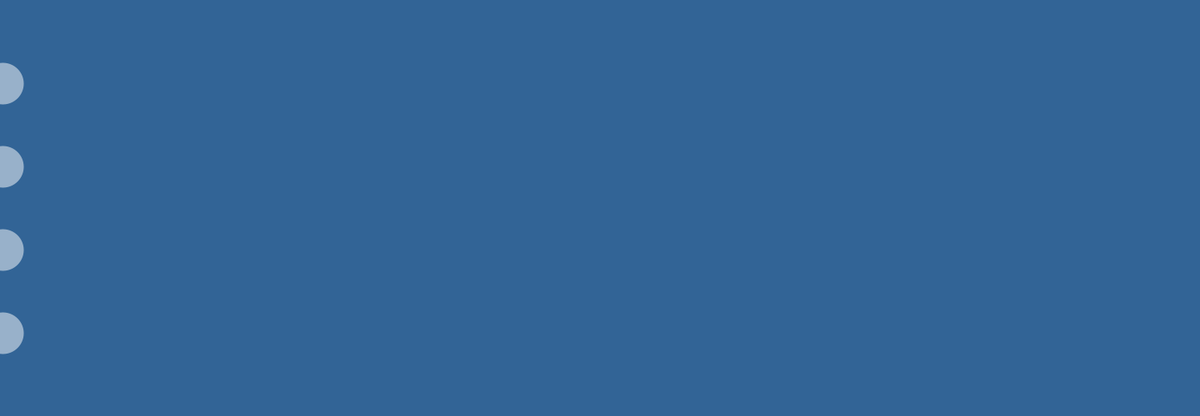
Frame 1 (no input)
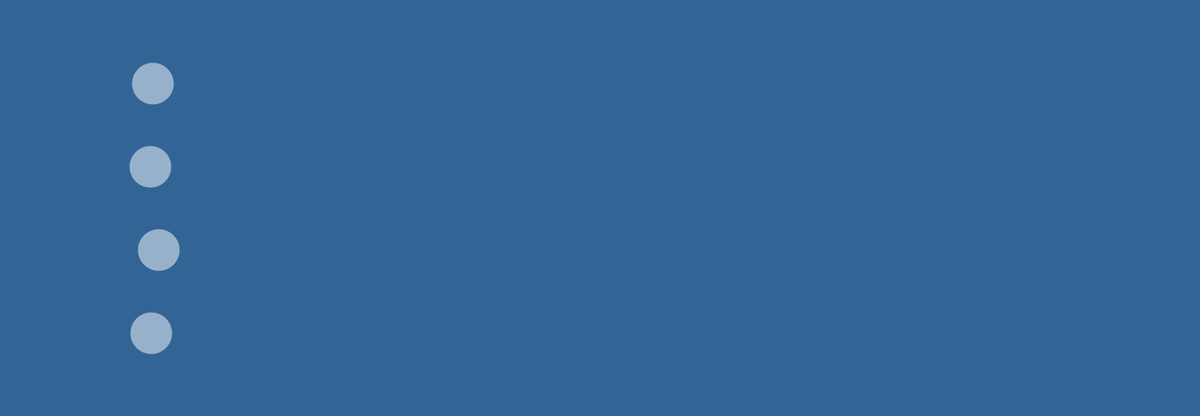
Frame 60 (the mouse pressed at the canvas centre just before this capture)
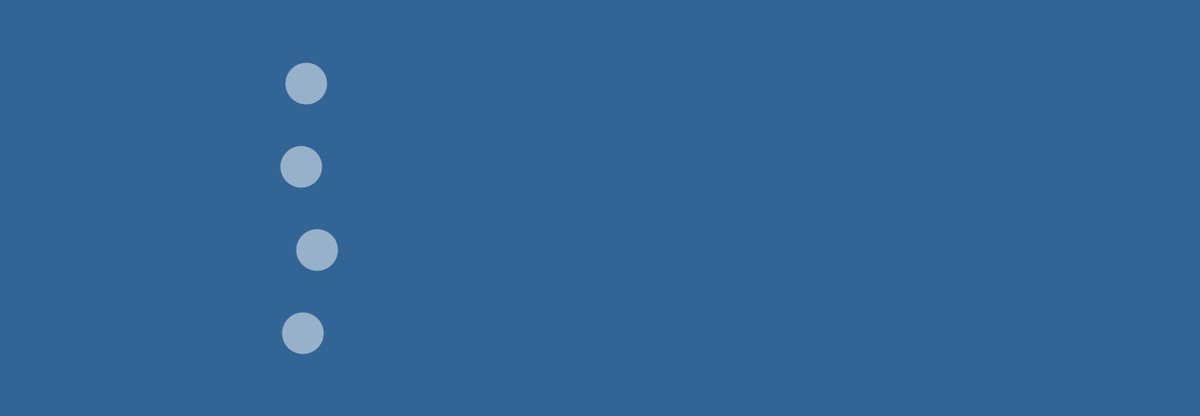
Frame 120 (the mouse held since frame 60 and released just before this capture)

The Processing sketch that drew these frames (run headless with seeded random() and noise(); from frame 60 on, the mouse is pressed at the canvas centre):

// Processing sketch: e06_uzycie_zmiennych_wyscig
// ── e06_uzycie_zmiennych_wyscig.pde
void setup() {
  size(1440, 500);
  strokeWeight(50);
  stroke(255, 255, 255, 255/2);
  frameRate(60);
}

void draw() {
  background(50, 100, 150); 
  point(frameCount * 3.06, height * 0.2);
  point(frameCount * 3.01, height * 0.4);
  point(frameCount * 3.17, height * 0.6);
  point(frameCount * 3.03, height * 0.8);
}
